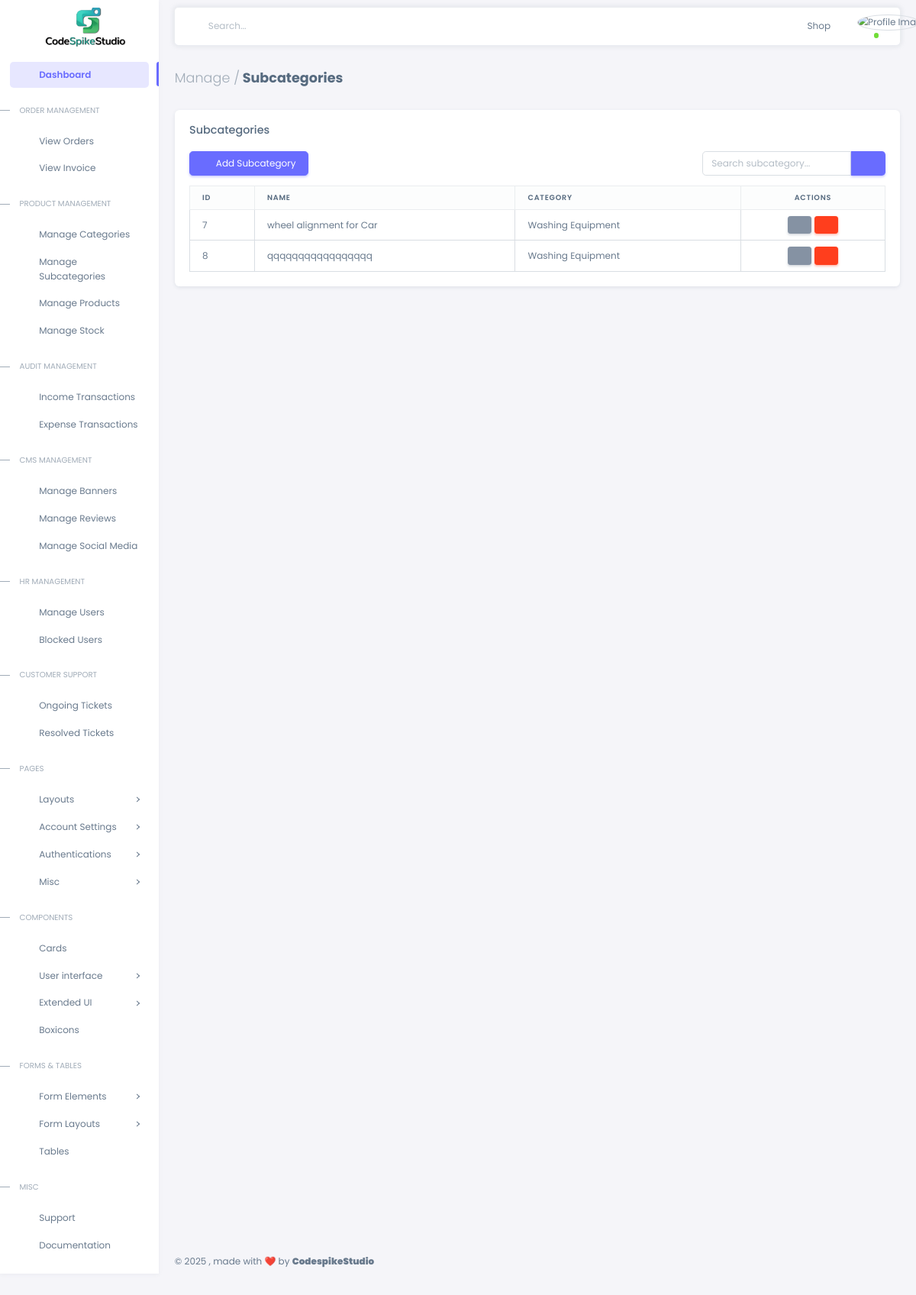
/subcategories/, run on the app's committed database.
### products/models.py (models this page shows, shortened)
class subcategory(models.Model):
    name = models.CharField(max_length=255)
    category = models.ForeignKey(Category, on_delete=models.CASCADE, related_name='subcategories')
    description = models.TextField()

class Category(models.Model):
    name = models.CharField(max_length=255)
    description = models.TextField()
    image = models.ImageField(upload_to='category_images/', null=True, blank=True)

### products/views.py (the view)
# urls.py: path('subcategories/', SubcategoryListView.as_view(), name='subcategory_list'),
class SubcategoryListView(ListView):
    model = subcategory
    template_name = 'admin_panel/subcategories.html'
    context_object_name = 'subcategories'
    def get_queryset(self):
        query = self.request.GET.get('search', '')
        if query:
            return subcategory.objects.filter(name__icontains=query)
        return super().get_queryset()
    def get_template_names(self):
        admin_mode = getattr(settings, 'ADMIN_PANEL_MODE', 'basic').lower()
        if admin_mode == 'advanced':
            return ['advadmin/subcategories.html']
        elif admin_mode == 'standard':
            return ['admin_panel/subcategories.html']  # If you have a standard mode template
        else:  # Default to basic
            return ['admin_panel/subcategories.html']
    def get_context_data(self, **kwargs):
        context = super().get_context_data(**kwargs)
        context['query'] = self.request.GET.get('search', '')
        return context

### templates/advadmin/subcategories.html (shortened to what this page needs)
{% extends 'advadmin/index.html' %}
{% load static %}
{% block content %}
<div class="content-wrapper">
  <div class="container-xxl flex-grow-1 container-p-y">
    <h4 class="fw-bold py-3 mb-4"><span class="text-muted fw-light">Manage /</span> Subcategories</h4>
    <div class="card">
      <h5 class="card-header">Subcategories</h5>
      <div class="card-body">
        <div class="d-flex justify-content-between mb-3">
          <a href="{% url 'add_subcategory' %}" class="btn btn-primary">
            <i class="bx bx-plus me-1"></i> Add Subcategory
          </a>
          <form method="GET" action="{% url 'subcategory_list' %}" class="d-flex" style="max-width: 300px;">
            <div class="input-group">
              <input type="text" name="search" class="form-control" placeholder="Search subcategory..." value="{{ query }}">
              <button type="submit" class="btn btn-primary">
                <i class="bx bx-search"></i>
              </button>
            </div>
          </form>
        </div>
        <div class="table-responsive">
          <table class="table table-bordered">
            <thead class="table-light">
              <tr>
                <th>ID</th>
                <th>Name</th>
                <th>Category</th>
                <th class="text-center">Actions</th>
              </tr>
            </thead>
            <tbody>
              {% for subcategory in subcategories %}
              <tr>
                <td>{{ subcategory.id }}</td>
                <td>{{ subcategory.name }}</td>
                <td>{{ subcategory.category.name }}</td>
                <td class="text-center">
                  <a href="{% url 'edit_subcategory' subcategory.id %}" class="btn btn-secondary btn-sm ">
                    <i class="bx bx-edit"></i>
                  </a>
                  <button class="btn btn-danger btn-sm" data-bs-toggle="modal" data-bs-target="#deleteModal"
                          data-subcategory-id="{{ subcategory.id }}" data-subcategory-name="{{ subcategory.name }}">
                    <i class="bx bx-trash"></i>
                  </button>
                </td>
              </tr>
              {% empty %}
              <tr>
                <td colspan="4" class="text-center py-4">No subcategories found</td>
              </tr>
              {% endfor %}
            </tbody>
          </table>
        </div>
      </div>
    </div>
  </div>
</div>
{% endblock %}

### data on the page
subcategory: id "7", name "wheel alignment for Car", category.name "Washing Equipment"
subcategory: id "8", name "qqqqqqqqqqqqqqqqq", category.name "Washing Equipment"
